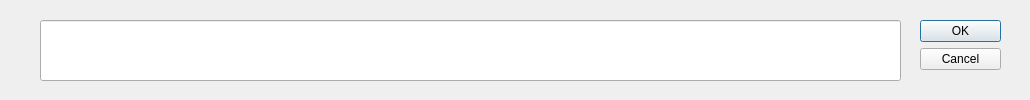
<?xml version="1.0" encoding="UTF-8"?>
<ui version="4.0">
 <class>Dialog</class>
 <widget class="QDialog" name="Dialog">
  <property name="geometry">
   <rect>
    <x>0</x>
    <y>0</y>
    <width>1030</width>
    <height>100</height>
   </rect>
  </property>
  <property name="windowTitle">
   <string>Dialog</string>
  </property>
  <widget class="QDialogButtonBox" name="buttonBox">
   <property name="geometry">
    <rect>
     <x>920</x>
     <y>20</y>
     <width>81</width>
     <height>241</height>
    </rect>
   </property>
   <property name="orientation">
    <enum>Qt::Vertical</enum>
   </property>
   <property name="standardButtons">
    <set>QDialogButtonBox::Cancel|QDialogButtonBox::Ok</set>
   </property>
  </widget>
  <widget class="QLineEdit" name="lineEdit">
   <property name="geometry">
    <rect>
     <x>40</x>
     <y>20</y>
     <width>861</width>
     <height>61</height>
    </rect>
   </property>
  </widget>
 </widget>
 <resources/>
 <connections>
  <connection>
   <sender>buttonBox</sender>
   <signal>accepted()</signal>
   <receiver>Dialog</receiver>
   <slot>accept()</slot>
   <hints>
    <hint type="sourcelabel">
     <x>248</x>
     <y>254</y>
    </hint>
    <hint type="destinationlabel">
     <x>157</x>
     <y>274</y>
    </hint>
   </hints>
  </connection>
  <connection>
   <sender>buttonBox</sender>
   <signal>rejected()</signal>
   <receiver>Dialog</receiver>
   <slot>reject()</slot>
   <hints>
    <hint type="sourcelabel">
     <x>316</x>
     <y>260</y>
    </hint>
    <hint type="destinationlabel">
     <x>286</x>
     <y>274</y>
    </hint>
   </hints>
  </connection>
 </connections>
</ui>
